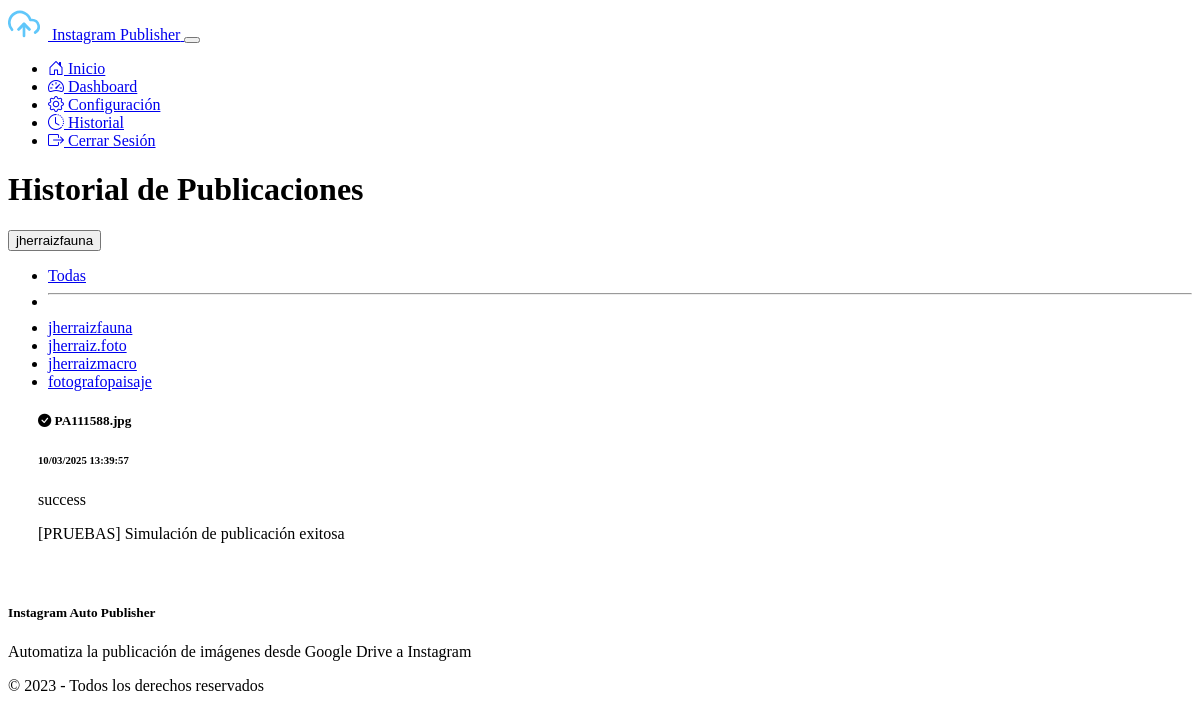
Page /history?account_id=1 (signed in) on the earlier database version.
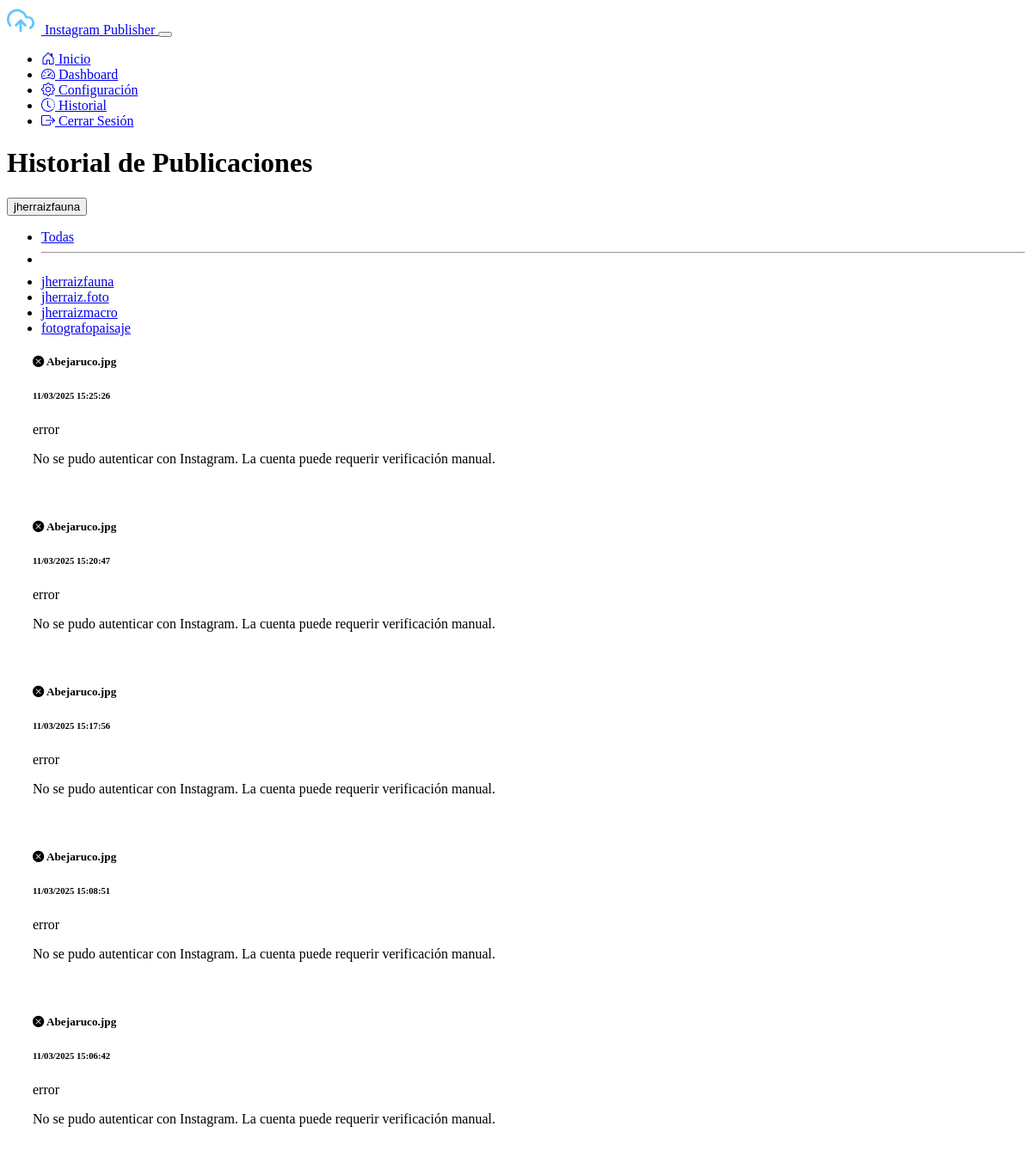
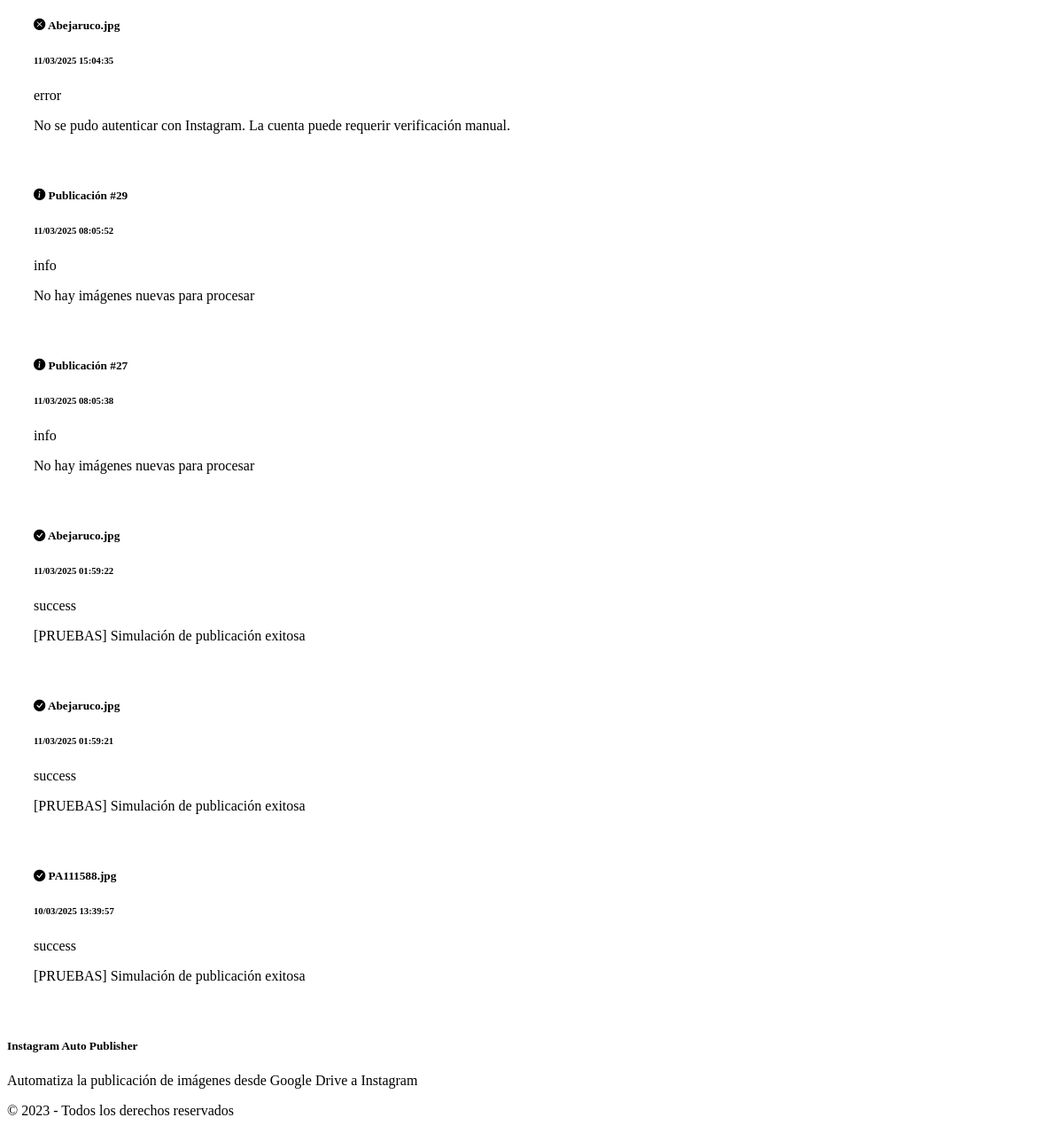
Same page on the later database version (2 pictures, top to bottom).
### models.py (models this page shows)
class Account(db.Model):
    id = db.Column(db.Integer, primary_key=True)
    name = db.Column(db.String(100), nullable=False)
    instagram_username = db.Column(db.String(100), nullable=False)
    instagram_password = db.Column(db.String(100), nullable=False)
    google_credentials = db.Column(db.Text)
    folder_id = db.Column(db.String(100))
    gemini_api_key = db.Column(db.String(100))
    created_at = db.Column(db.DateTime, default=datetime.utcnow)
    updated_at = db.Column(db.DateTime, default=datetime.utcnow, onupdate=datetime.utcnow)
    publications = db.relationship('PublicationHistory', backref='account', lazy=True)
    gemini_prompt = db.Column(db.Text, default="Describe la imagen que te envío con un texto continuo ideal para un pie de foto en Instagram. Identifica la especie del ave y proporciona detalles sobre su aspecto, hábitat y distribución, manteniendo un tono natural, atractivo y animado. Incluye emojis y hashtags adecuados para resaltar la belleza de la naturaleza y la fotografía de aves. Con enfoque en la fotografía. Responde únicamente con el texto solicitado, sin añadir introducciones ni comentarios adicionales.")
    morning_post = db.Column(db.Boolean, default=True)
    morning_time = db.Column(db.String(5), default="08:00")
    afternoon_post = db.Column(db.Boolean, default=True)
    afternoon_time = db.Column(db.String(5), default="15:00")
    evening_post = db.Column(db.Boolean, default=True)
    evening_time = db.Column(db.String(5), default="22:00")

class PublicationHistory(db.Model):
    id = db.Column(db.Integer, primary_key=True)
    account_id = db.Column(db.Integer, db.ForeignKey('account.id'), nullable=False)
    timestamp = db.Column(db.DateTime, default=datetime.utcnow)
    status = db.Column(db.String(20))
    details = db.Column(db.Text)
    image_name = db.Column(db.String(255), nullable=True)

### app.py (the view)
@app.route('/history')
@login_required
def history():
    account_id = request.args.get('account_id', type=int)
    if account_id:
        account = Account.query.get_or_404(account_id)
        publications = PublicationHistory.query.filter_by(account_id=account_id).order_by(PublicationHistory.timestamp.desc()).all()
        return render_template('history.html', publications=publications, account=account, accounts=Account.query.all())
    else:
        publications = PublicationHistory.query.order_by(PublicationHistory.timestamp.desc()).all()
        return render_template('history.html', publications=publications, account=None, accounts=Account.query.all())

### app.py (called while the page is built)
@login_manager.user_loader
def load_user(user_id):
    return User.query.get(int(user_id))

### templates/history.html (shortened to what this page needs)
{% extends 'base.html' %}
{% block content %}
<div class="container">
    <div class="d-flex justify-content-between align-items-center mb-4">
        <h1>Historial de Publicaciones</h1>
        <div class="dropdown">
            <button class="btn btn-outline-secondary dropdown-toggle" type="button" id="accountFilterDropdown" data-bs-toggle="dropdown" aria-expanded="false">
                {% if account %}
                {{ account.name }}
                {% else %}
                Todas las cuentas
                {% endif %}
            </button>
            <ul class="dropdown-menu" aria-labelledby="accountFilterDropdown">
                <li><a class="dropdown-item" href="{{ url_for('history') }}">Todas</a></li>
                <li><hr class="dropdown-divider"></li>
                {% for acc in accounts %}
                <li><a class="dropdown-item" href="{{ url_for('history', account_id=acc.id) }}">{{ acc.name }}</a></li>
                {% endfor %}
            </ul>
        </div>
    </div>
    {% if publications %}
    <div class="row">
        <div class="col-md-12">
            <div class="card">
                <div class="card-body">
                    <div class="timeline">
                        {% for pub in publications %}
                        <div class="timeline-item {{ pub.status }}">
                            <div class="card mb-3 history-item {{ pub.status }}">
                                <div class="card-body">
                                    <div class="d-flex justify-content-between align-items-start">
                                        <div>
                                            <h5 class="card-title mb-1">
                                                {% if pub.status == 'success' %}
                                                <i class="bi bi-check-circle-fill text-success"></i>
                                                {% elif pub.status == 'error' %}
                                                <i class="bi bi-x-circle-fill text-danger"></i>
                                                {% else %}
                                                <i class="bi bi-info-circle-fill text-info"></i>
                                                {% endif %}
                                                {% if pub.image_name %}
                                                {{ pub.image_name }}
                                                {% else %}
                                                Publicación #{{ pub.id }}
                                                {% endif %}
                                            </h5>
                                            <h6 class="card-subtitle text-muted mb-2">
                                                {{ pub.timestamp.strftime('%d/%m/%Y %H:%M:%S') }}
                                            </h6>
                                        </div>
                                        <span class="badge {% if pub.status == 'success' %}bg-success{% elif pub.status == 'error' %}bg-danger{% else %}bg-info{% endif %}">
                                            {{ pub.status }}
                                        </span>
                                    </div>
                                    <p class="card-text">
                                        {% if pub.details %}
                                        {{ pub.details }}
                                        {% else %}
                                        <em>No hay detalles disponibles</em>
                                        {% endif %}
                                    </p>
                                </div>
                            </div>
                        </div>
                        {% endfor %}
                    </div>
                </div>
            </div>
        </div>
    </div>
    {% else %}
    <div class="alert alert-info">
        <h5>No hay publicaciones en el historial</h5>
        <p>Aún no se han realizado publicaciones{% if account %} para esta cuenta{% endif %}.</p>
    </div>
    {% endif %}
</div>
{% endblock %}

### templates/base.html (shortened to what this page needs)
<!DOCTYPE html>
<html lang="es" data-bs-theme="dark">
<head>
    <link href="https://cdn.replit.com/agent/bootstrap-agent-dark-theme.min.css" rel="stylesheet">
    <link rel="stylesheet" href="https://cdn.jsdelivr.net/npm/bootstrap-icons@1.11.1/font/bootstrap-icons.css">
    <link rel="stylesheet" href="{{ url_for('static', filename='css/custom.css') }}">
</head>
<body>
    <nav class="navbar navbar-expand-lg navbar-dark bg-dark">
        <div class="container">
            <a class="navbar-brand d-flex align-items-center" href="{{ url_for('index') }}">
                <img src="{{ url_for('static', filename='icons/logo.svg') }}" alt="Logo" class="app-logo">
                <span>Instagram Publisher</span>
            </a>
            <button class="navbar-toggler" type="button" data-bs-toggle="collapse" data-bs-target="#navbarNav" aria-controls="navbarNav" aria-expanded="false" aria-label="Toggle navigation">
            </button>
            <div class="collapse navbar-collapse" id="navbarNav">
                <ul class="navbar-nav ms-auto">
                    <li class="nav-item">
                        <a class="nav-link {% if request.path == url_for('index') %}active{% endif %}" href="{{ url_for('index') }}">
                            <i class="bi bi-house-door"></i> Inicio
                        </a>
                    </li>
                    {% if current_user.is_authenticated %}
                    <li class="nav-item">
                        <a class="nav-link {% if request.path == url_for('dashboard') %}active{% endif %}" href="{{ url_for('dashboard') }}">
                            <i class="bi bi-speedometer2"></i> Dashboard
                        </a>
                    </li>
                    <li class="nav-item">
                        <a class="nav-link {% if request.path == url_for('config') %}active{% endif %}" href="{{ url_for('config') }}">
                            <i class="bi bi-gear"></i> Configuración
                        </a>
                    </li>
                    <li class="nav-item">
                        <a class="nav-link {% if request.path.startswith('/history') %}active{% endif %}" href="{{ url_for('history') }}">
                            <i class="bi bi-clock-history"></i> Historial
                        </a>
                    </li>
                    <li class="nav-item">
                        <a class="nav-link" href="{{ url_for('logout') }}">
                            <i class="bi bi-box-arrow-right"></i> Cerrar Sesión
                        </a>
                    </li>
                    {% else %}
                    <li class="nav-item">
                        <a class="nav-link {% if request.path == url_for('login') %}active{% endif %}" href="{{ url_for('login') }}">
                            <i class="bi bi-person"></i> Login
                        </a>
                    </li>
                    {% endif %}
                </ul>
            </div>
        </div>
    </nav>
    <main class="py-4">
        {% block content %}{% endblock %}
    </main>
    <footer class="bg-dark text-light py-4 mt-5">
        <div class="container">
            <div class="row">
                <div class="col-md-6">
                    <h5>Instagram Auto Publisher</h5>
                    <p class="text-muted">Automatiza la publicación de imágenes desde Google Drive a Instagram</p>
                </div>
                <div class="col-md-6 text-md-end">
                    <p class="mb-0">&copy; 2023 - Todos los derechos reservados</p>
                </div>
            </div>
        </div>
    </footer>
</body>
</html>

### static/css/custom.css (style rules this page uses)
.history-item { border-left: 3px solid var(--bs-secondary); transition: all 0.2s ease; }
.history-item.success { border-left-color: var(--bs-success); }
.history-item.error { border-left-color: var(--bs-danger); }
.history-item.info { border-left-color: var(--bs-info); }
.app-logo { width: 32px; height: 32px; margin-right: 8px; }
.timeline { position: relative; padding-left: 30px; }
.timeline::before { content: ''; position: absolute; left: 0; top: 0; height: 100%; width: 2px; background-color: var(--bs-secondary); }
.timeline-item { position: relative; padding-bottom: 1.5rem; }
.timeline-item::before { content: ''; position: absolute; left: -35px; top: 0; width: 10px; height: 10px; border-radius: 50%; background-color: var(--bs-secondary); }
.timeline-item.success::before { background-color: var(--bs-success); }
.timeline-item.error::before { background-color: var(--bs-danger); }
.timeline-item.info::before { background-color: var(--bs-info); }

Differences in the rows shown:
added PublicationHistory: image_name "Abejaruco.jpg", timestamp "11/03/2025 15:25:26", status "error", details "No se pudo autenticar con Instagram. La cuenta puede requerir verificación manual."
added PublicationHistory: image_name "Abejaruco.jpg", timestamp "11/03/2025 15:20:47", status "error", details "No se pudo autenticar con Instagram. La cuenta puede requerir verificación manual."
added PublicationHistory: image_name "Abejaruco.jpg", timestamp "11/03/2025 15:17:56", status "error", details "No se pudo autenticar con Instagram. La cuenta puede requerir verificación manual."
added PublicationHistory: image_name "Abejaruco.jpg", timestamp "11/03/2025 15:08:51", status "error", details "No se pudo autenticar con Instagram. La cuenta puede requerir verificación manual."
added PublicationHistory: image_name "Abejaruco.jpg", timestamp "11/03/2025 15:06:42", status "error", details "No se pudo autenticar con Instagram. La cuenta puede requerir verificación manual."
added PublicationHistory: image_name "Abejaruco.jpg", timestamp "11/03/2025 15:04:35", status "error", details "No se pudo autenticar con Instagram. La cuenta puede requerir verificación manual."
added PublicationHistory: id "29", timestamp "11/03/2025 08:05:52", status "info", details "No hay imágenes nuevas para procesar"
added PublicationHistory: id "27", timestamp "11/03/2025 08:05:38", status "info", details "No hay imágenes nuevas para procesar"
added PublicationHistory: image_name "Abejaruco.jpg", timestamp "11/03/2025 01:59:22", status "success", details "[PRUEBAS] Simulación de publicación exitosa"
added PublicationHistory: image_name "Abejaruco.jpg", timestamp "11/03/2025 01:59:21", status "success", details "[PRUEBAS] Simulación de publicación exitosa"
